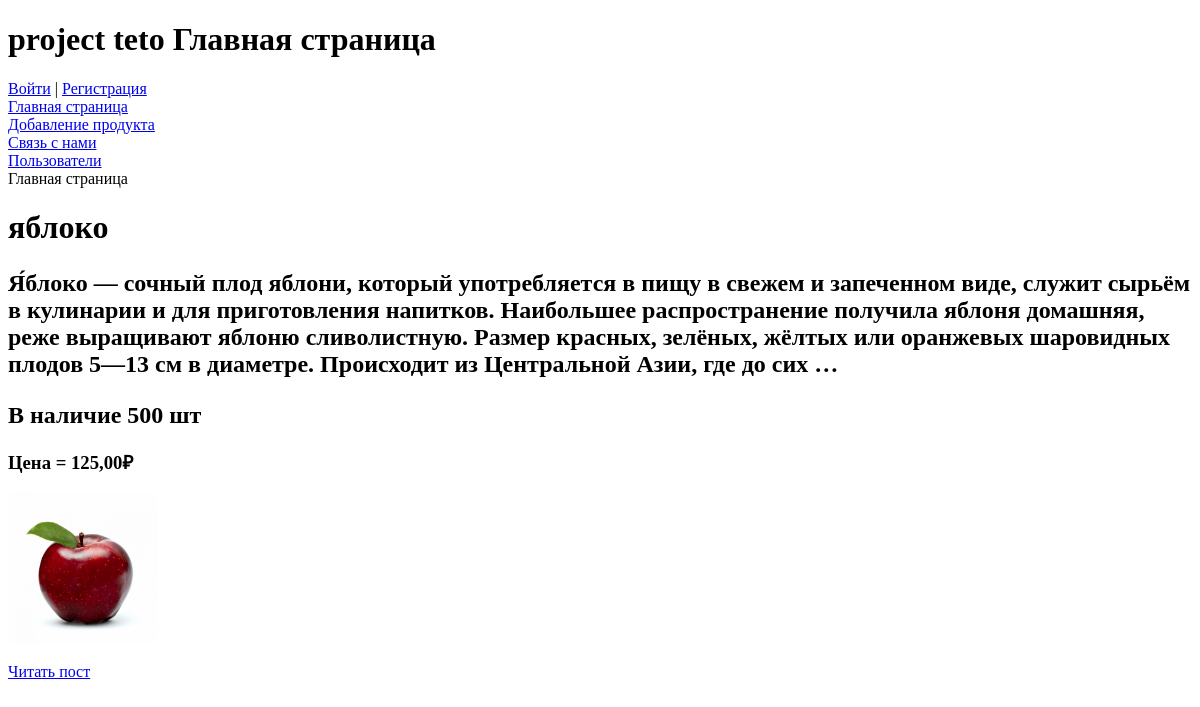
/, run on an earlier commit of the app's database.
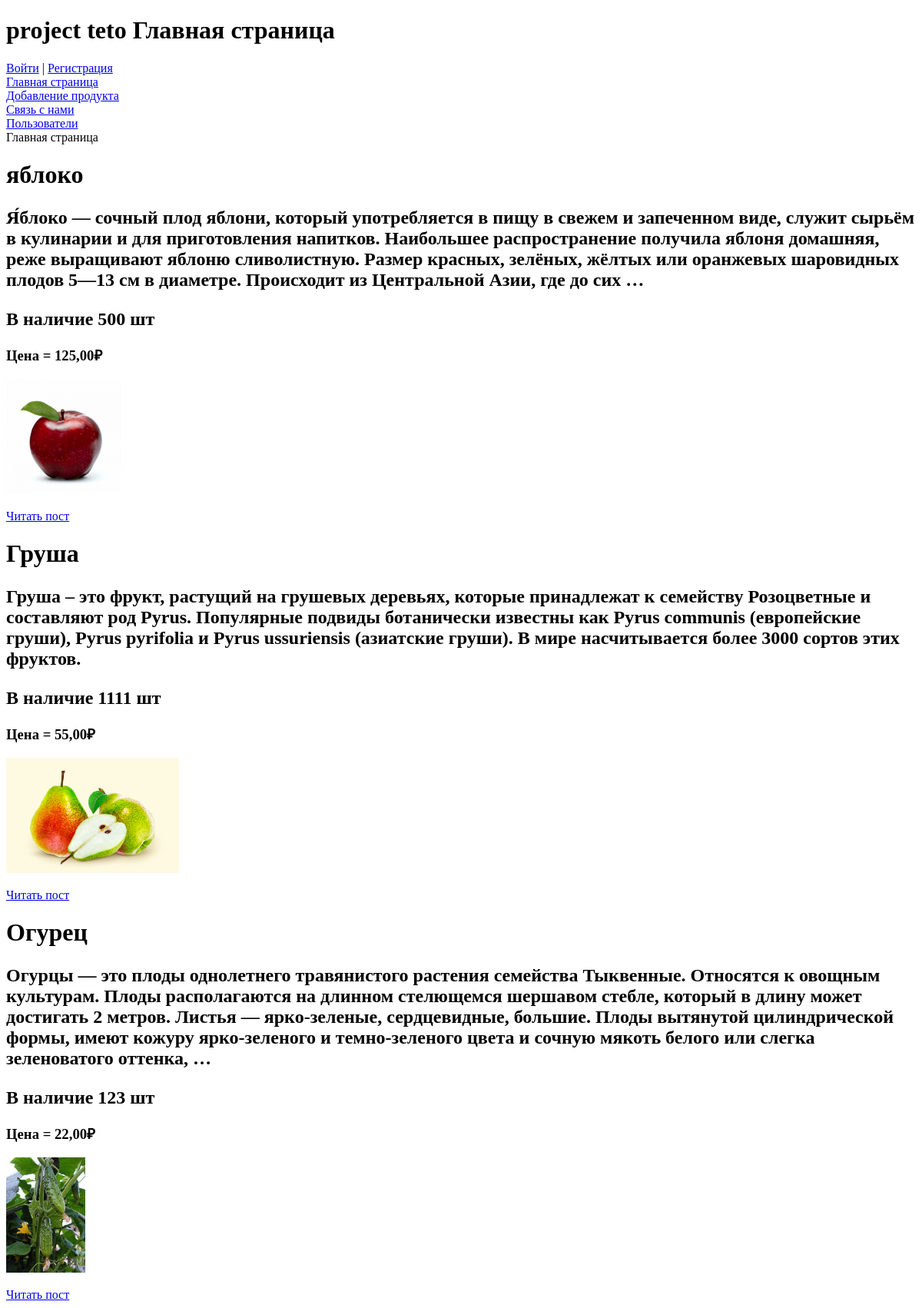
And on a later commit of the database.
### teto/models.py (models this page shows, shortened)
class Product(models.Model):
    title = models.CharField(max_length = 255, verbose_name="Название")
    slug = models.SlugField(unique = True, db_index = True, verbose_name="URL")
    content = models.TextField(blank = True, verbose_name="Описание")
    photo = models.ImageField(upload_to="photos/", default=None, blank=True, null=True, verbose_name="Фото")
    time_create = models.DateTimeField(auto_now_add=True, verbose_name="Дата создания")
    time_update = models.DateTimeField(auto_now=True, verbose_name="Дата изменения")
    price = models.DecimalField( max_digits = 7, decimal_places = 2, verbose_name="Цена")
    quantity = models.IntegerField( default=0, validators=[MinValueValidator(0), MaxValueValidator(10000)], verbose_name="Количество")
    def get_absolute_url(self):
        return reverse("post", kwargs={"post_slug":self.slug})

### teto/views.py (the view)
# urls.py: path("", ProductClass.as_view(), name="Home"),
class ProductClass(DataMixin, ListView):
    model = Product
    template_name = "teto/index.html"
    context_object_name = 'posts'
    def get_context_data(self, *, object_list=None, **kwargs):
        context = super().get_context_data(**kwargs)
        c_def = self.get_user_context()
        context["title"] = "Главная страница"
        return dict(list(context.items()) + list(c_def.items()))

### teto/utils.py (called while the page is built)
    def get_user_context(self,**kwargs):
        context = kwargs
        context["points"] = points
        return context

### teto/templates/teto/index.html
{% extends "base.html" %}
{% block next %}
    {{ title }}
    {% for i in posts %}
    <h1>{{ i.title }}  </h1><p></p>
    <h2>{{ i.content |linebreaks|truncatewords:50 }}  </h2><p></p>
    <h2> В наличие {{ i.quantity }} шт</h2>
    <h3>Цена  = {{ i.price  }}₽ </h3><p></p>
    {% if i.photo %}
    <img src="{{i.photo.url}}" alt="{{i.title}}" height="150" width="auto"><p></p>
    <a href = "{{ i.get_absolute_url }}"> Читать пост</a>
    {% endif %}
    {% endfor %}
{% endblock %}

### templates/base.html (shortened to what this page needs)
<!DOCTYPE html>
<html lang="en">
<head>
</head>
<body>
    <h1>project teto  {{ title }}</h1>
    {% if user.is_authenticated %}
    <li> {{user.username}} | <a href="{% url 'logout' %}">Выйти</a></li>
    {% else %}
    <li><a href="{% url 'login' %}">Войти</a> | <a href="{% url 'register' %}">Регистрация</a></li>
    {% endif %}
    {% for m in points %}
    <li><a href="{% url m.url_name %}">{{m.title}}</a></li>
    {% endfor %}
    {% block next %}
    {% endblock %}
</body>
</html>

### templates/base.html (style rules this page uses)
li { list-style-type: none; }

What changed in the data, as far as the page shows it:
added Product: title "Груша", content "Груша – это фрукт, растущий на грушевых деревьях, которые принадлежат к семейству Розоцветные и составляют род Pyrus. Популярные подвиды ботанически известны как Pyrus communis (европейские груши), Pyrus pyrifolia и Pyrus ussuriensis (азиатские груши). В мире насчитывается более 3000 сортов этих фруктов.", quantity "1111", price "55,00", photo (picture)
added Product: title "Огурец", content "Огурцы — это плоды однолетнего травянистого растения семейства Тыквенные. Относятся к овощным культурам. Плоды располагаются на длинном стелющемся шершавом стебле, который в длину может достигать 2 метров. Листья — ярко-зеленые, сердцевидные, большие. Плоды вытянутой цилиндрической формы, имеют кожуру ярко-зеленого и темно-зеленого цвета и сочную мякоть белого или слегка зеленоватого оттенка, …", quantity "123", price "22,00", photo (picture)
